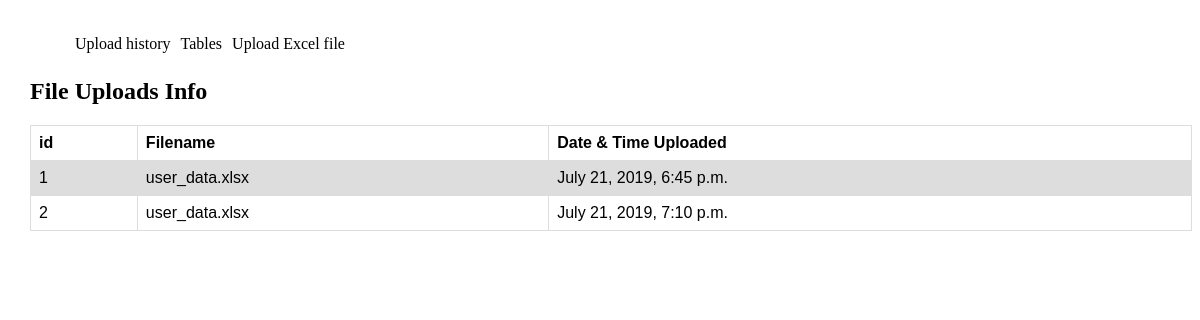
Screenshot of /uploads/ with the database file from the repository.
### fileupload/models.py (models this page shows)
class Fileupload(models.Model):
    filename = models.CharField(max_length=50)
    date_uploaded = models.DateTimeField(auto_now=True)

### fileupload/views.py (the view)
# urls.py: path('uploads/', list_fileuploads, name='uploads'),
def list_fileuploads(request):
    obj = Fileupload.objects.all()
    context = {
        'my_list': obj
    }
    return render(request, "fileuploadtable.html", context)

### templates/fileuploadtable.html
{% extends "base.html" %} {% block content %}
<h2>File Uploads Info</h2>
<table>
  <tr>
    <th>id</th>
    <th>Filename</th>
    <th>Date & Time Uploaded</th>
  </tr>
  {%for my_sub_item in my_list %}
  <tr>
    <td>{{ forloop.counter }}</td>
    <td>{{ my_sub_item.filename }}</td>
    <td>{{ my_sub_item.date_uploaded }}</td>
  </tr>
  {% endfor %}
</table>
{% endblock%}

### templates/base.html (style rules this page uses)
table { font-family: arial, sans-serif; border-collapse: collapse; width: 100%; }
td, th { border: 1px solid #dddddd; text-align: left; padding: 8px; }
tr:nth-child(even) { background-color: #dddddd; }

### rows the page displays
Fileupload: filename "user_data.xlsx", date_uploaded "July 21, 2019, 6:45 p.m."
Fileupload: filename "user_data.xlsx", date_uploaded "July 21, 2019, 7:10 p.m."
